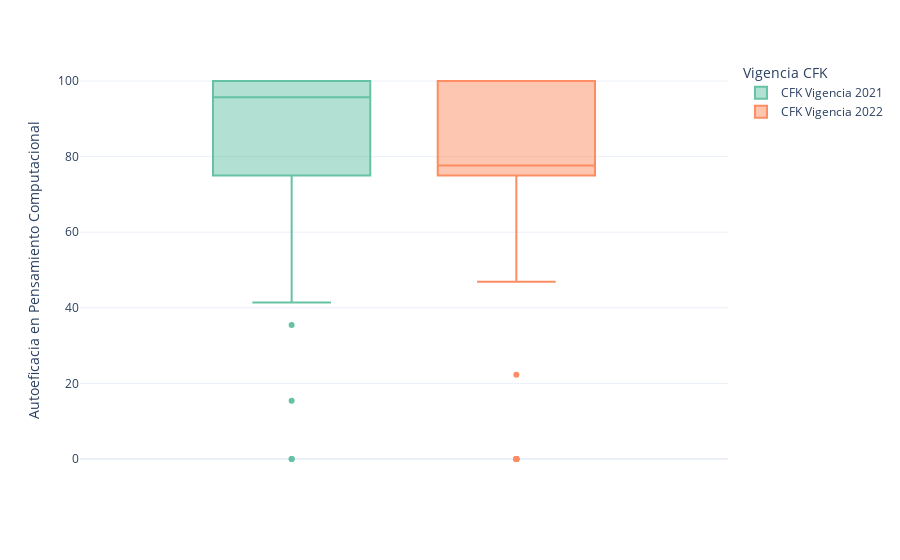

The code cell stored with this chart in its notebook:
### Code cell
fig = px.box(autoefic, y='Autoeficacia en Pensamiento Computacional', color='Vigencia CFK', template="plotly_white",color_discrete_sequence=px.colors.qualitative.Set2)
fig

### Figure 1 — Plotly figure (JSON) as saved in the notebook; plotly's stock layout.template omitted (floating-point values rounded to 4 significant figures; data arrays with more than 128 entries replaced by an {"elided": "..."} marker saying what was removed)
{"data": [{"alignmentgroup": "True", "hovertemplate": "Vigencia CFK=CFK Vigencia 2021<br>Autoeficacia en Pensamiento Computacional=%{y}<extra></extra>", "legendgroup": "CFK Vigencia 2021", "marker": {"color": "rgb(102,194,165)"}, "name": "CFK Vigencia 2021", "notched": false, "offsetgroup": "CFK Vigencia 2021", "orientation": "v", "showlegend": true, "type": "box", "x0": " ", "xaxis": "x", "y": {"elided": "231 float values"}, "y0": " ", "yaxis": "y"}, {"alignmentgroup": "True", "hovertemplate": "Vigencia CFK=CFK Vigencia 2022<br>Autoeficacia en Pensamiento Computacional=%{y}<extra></extra>", "legendgroup": "CFK Vigencia 2022", "marker": {"color": "rgb(252,141,98)"}, "name": "CFK Vigencia 2022", "notched": false, "offsetgroup": "CFK Vigencia 2022", "orientation": "v", "showlegend": true, "type": "box", "x0": " ", "xaxis": "x", "y": {"elided": "167 float values"}, "y0": " ", "yaxis": "y"}], "layout": {"autosize": true, "boxmode": "group", "legend": {"title": {"text": "Vigencia CFK"}, "tracegroupgap": 0}, "margin": {"t": 60}, "xaxis": {"anchor": "y", "autorange": true, "domain": [0, 1], "range": [-0.5042, 0.5042], "type": "category"}, "yaxis": {"anchor": "x", "autorange": true, "domain": [0, 1], "range": [-5.556, 105.6], "title": {"text": "Autoeficacia en Pensamiento Computacional"}, "type": "linear"}}}
